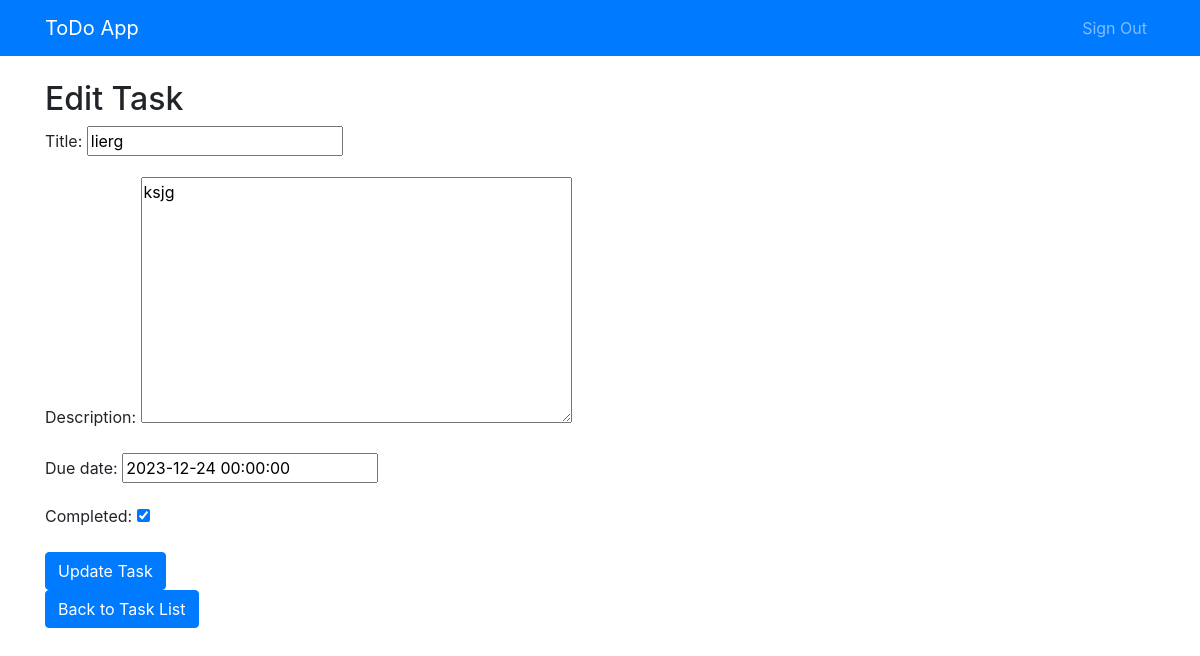
The app's page /task/3/edit/ (signed in) with its own data.
### core/models.py (models this page shows, shortened)
class Task(models.Model):
    title = models.CharField(max_length=200)
    description = models.TextField(blank=True, null=True)
    created_at = models.DateTimeField(auto_now_add=True)
    due_date = models.DateTimeField(blank=True, null=True)
    completed = models.BooleanField(default=False)
    user = models.ForeignKey(User, on_delete=models.CASCADE)  # Associate tasks with users

### core/views.py (the view)
# urls.py: path('task/<int:task_id>/edit/', views.edit_task, name='edit_task'),
def edit_task(request, task_id):
    task = get_object_or_404(Task, id=task_id, user=request.user)
    if request.method == 'POST':
        form = EditTaskForm(request.POST, instance=task)
        if form.is_valid():
            form.save()
            return redirect('task_list')
    else:
        form = EditTaskForm(instance=task)
    context = {'form': form, 'task': task}
    return render(request, 'edit_task.html', context)

### core/forms.py
class EditTaskForm(forms.ModelForm):
    class Meta:
        model = Task
        fields = ['title', 'description', 'due_date', 'completed']

### core/templates/edit_task.html (shortened to what this page needs)
{% extends 'base.html' %}
{% block content %}
<h2>Edit Task</h2>
<form method="post">
    {{ form.as_p }}
    <button type="submit" class="btn btn-primary">Update Task</button>
</form>
<a href="{% url 'task_list' %}" class="btn btn-primary">Back to Task List</a>
{% endblock %}

### records on screen
Task: title "lierg", description "ksjg", due_date "2023-12-24 00:00:00", completed "☑"
